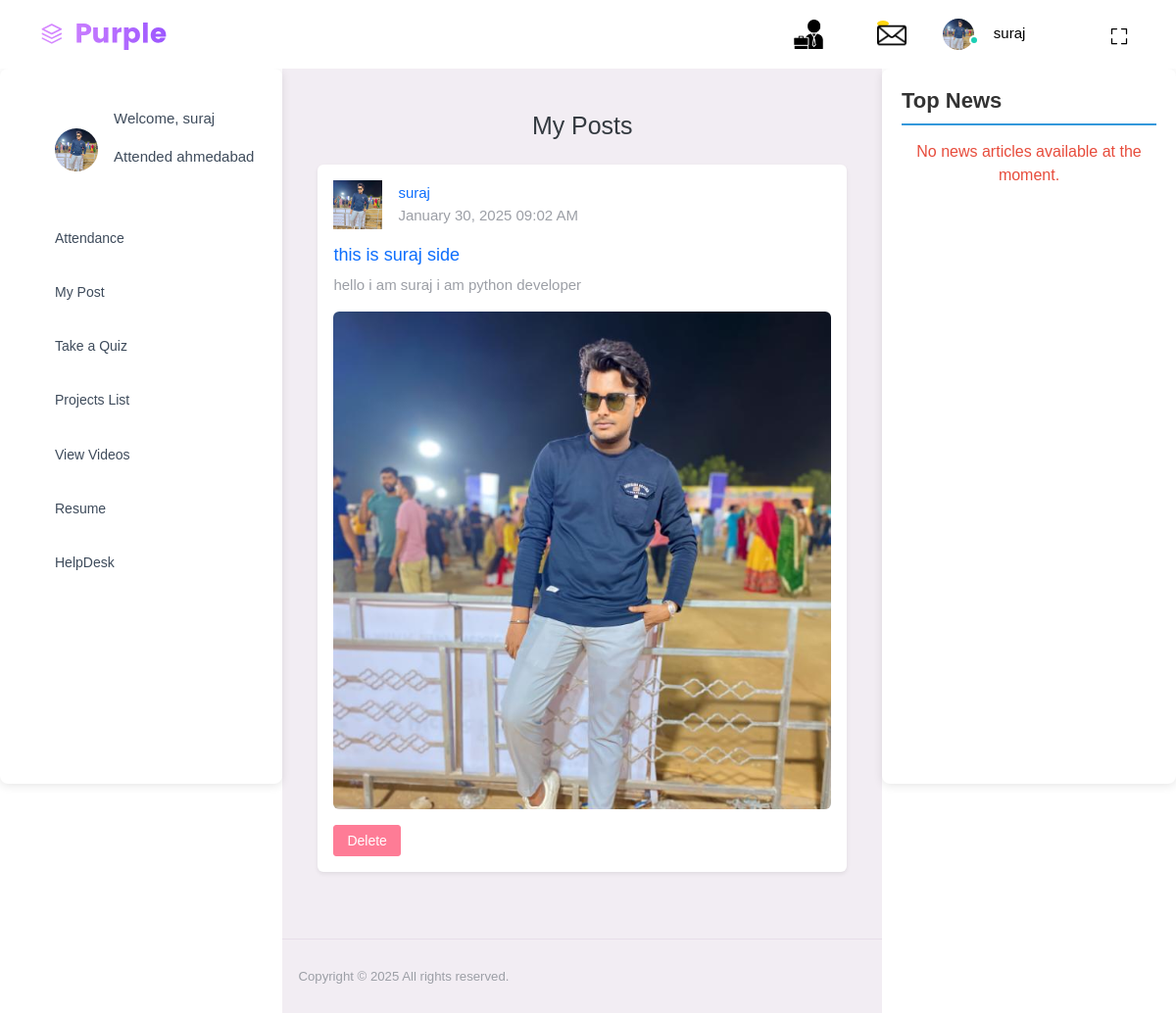
The app's page /my-posts/ (signed in), older data.
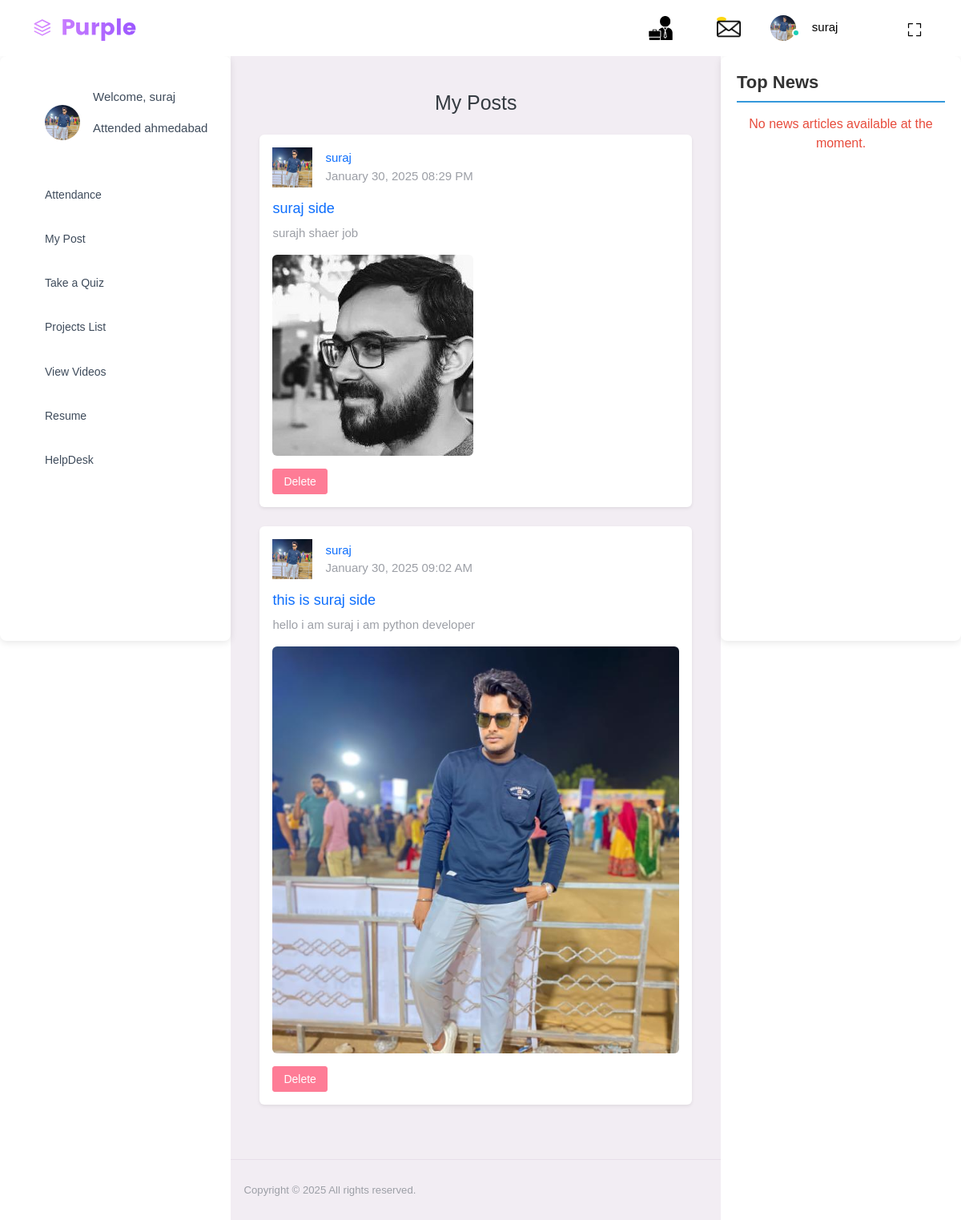
The same page, newer data.
### user_management/models.py (models this page shows, shortened)
class CustomUser(AbstractUser):
    role = models.CharField(max_length=50, choices=[('Admin', 'Admin'), ('User', 'User')])
    education = models.CharField(max_length=100, null=True, blank=True)
    college_name = models.CharField(max_length=255, null=True, blank=True)
    address = models.CharField(max_length=255, null=True, blank=True)
    sex = models.CharField(max_length=10, choices=[('Male', 'Male'), ('Female', 'Female'), ('Other', 'Other')], null=True, blank=True)
    screenshot = models.ImageField(upload_to='screenshots/', null=True, blank=True)
    profile_pic = models.ImageField(upload_to='profile_pic/', null=True, blank=True)
    is_approved = models.BooleanField(default=False)
    created_at = models.DateTimeField(auto_now_add=True,null=True, blank=True)

class BlogPost(models.Model):
    user = models.ForeignKey(settings.AUTH_USER_MODEL, on_delete=models.CASCADE, null=True)
    title = models.CharField(max_length=200)
    description = models.TextField()
    created_at = models.DateTimeField(auto_now_add=True)
    blog_image = models.ImageField(upload_to='blog_img/', null=True, blank=True)
    is_active = models.BooleanField(default=True)  # Make the post visible to everyone
    likes = models.ManyToManyField(settings.AUTH_USER_MODEL, related_name='liked_posts', blank=True)
    dislikes = models.ManyToManyField(settings.AUTH_USER_MODEL, related_name='disliked_posts', blank=True)
    class Meta:
        ordering = ['-created_at']  # Show latest posts first

### user_management/views.py (the view)
# urls.py: path('my-posts/', views.my_posts, name='my_posts'),
def my_posts(request):
    user_posts = BlogPost.objects.filter(user=request.user).order_by('-created_at')
    return render(request, 'user_management/my-posts.html', {
        'user_posts': user_posts,  # Pass user's posts to the template
    })

### user_management/context_processors.py (called while the page is built)
def get_news(request):
    url = 'https://newsapi.org/v2/top-headlines?country=us&apiKey=1dc725c4b44746cbba9103a3d479147f'
    response = requests.get(url)
    if response.status_code == 200:
        news_data = response.json()
        articles = news_data.get('articles', [])
    else:
        articles = []
    return {'articles': articles}

### user_management/templates/user_management/my-posts.html (shortened to what this page needs)
{% extends "user_management/base.html" %}
{% block content %}
  <div class="home-container">
    <h3 class="text-center mb-4">My Posts</h3>
    <div class="posts-list">
      {% for post in user_posts %}
        <div class="row mb-4">
          <div class="col-12">
            <div class="post-item shadow-sm p-3 bg-white rounded">
              <div class="d-flex align-items-center mb-3">
                <div class="post-user-avatar">
                  {% if post.user.profile_pic %}
                    <img src="{{ post.user.profile_pic.url }}" height="50px" alt="{{ post.user.username }}" class="avatar-img">
                  {% else %}
                    <span class="avatar-placeholder">{{ post.user.username|slice:":1" }}</span>
                  {% endif %}
                </div>
                <div class="ms-3">
                  <p class="mb-0 text-primary"><a href="{% url 'user_profile' post.user.username %}">{{ post.user.username }}</a></p>
                  <p class="mb-0 text-muted">{{ post.created_at|date:"F d, Y h:i A" }}</p>
                </div>
              </div>
              <h4 class="post-title text-dark">
                <a href="{% url 'post_detail' post.id %}">{{ post.title }}</a>
              </h4>
              <p class="post-description text-muted">{{ post.description|truncatewords:30 }}</p>
              {% if post.blog_image %}
                <div class="post-image mb-3">
                  <img src="{{ post.blog_image.url }}" alt="{{ post.title }}" class="img-fluid rounded">
                </div>
              {% endif %}
              <form action="{% url 'delete_post' post.id %}" method="post" onsubmit="return confirm('Are you sure you want to delete this post?');">
                <button type="submit" class="btn btn-danger btn-sm">Delete</button>
              </form>
            </div>
          </div>
        </div>
      {% empty %}
        <p class="no-posts text-center">You haven't shared any posts yet. Create one now!</p>
      {% endfor %}
    </div>
  </div>
{% endblock %}

### user_management/templates/user_management/base.html (shortened to what this page needs)
{% load static %}
<!DOCTYPE html>
<html lang="en">
  <head>
    <link rel="stylesheet" href="{% static 'css/materialdesignicons.min.css' %}">
    <link rel="stylesheet" href="{% static 'css/themify-icons.css' %}">
    <link rel="stylesheet" href="{% static 'css/vendor.bundle.base.css'%} ">
    <link rel="stylesheet" href="{% static 'css/font-awesome.min.css'%} ">
    <link rel="stylesheet" href="{% static 'css/style.css'%}">
  </head>
  <body>
    <div class="container-scroller">
      <nav class="navbar default-layout-navbar col-lg-12 col-12 p-0 fixed-top d-flex flex-row">
        <div class="text-center navbar-brand-wrapper d-flex align-items-center justify-content-start">
          <a class="navbar-brand brand-logo" href="{% url 'dashboard' %}"><img src="{% static 'images/logo.svg'%}" alt="logo" /></a>
        </div>
        <div class="navbar-menu-wrapper d-flex align-items-stretch">
          <ul class="navbar-nav navbar-nav-right">
            <li class="nav-item d-none d-lg-block full-screen-link">
              <a class="nav-link" href="{% url 'jobs_by_area' %}">
                <img width="50px" src="/static/images/jobs4.jpg">
              </a>
            </li>
            <li class="nav-item dropdown">
              <a class="nav-link count-indicator dropdown-toggle" id="messageDropdown" href="#" data-bs-toggle="dropdown" aria-expanded="false">
                <span class="count-symbol bg-warning">
                  <img width="30px" src="{% static 'images/sms.png'%}">
                </span>
              </a>
            </li>
            <li class="nav-item nav-profile dropdown">
              <a class="nav-link dropdown-toggle" id="profileDropdown" href="#" data-bs-toggle="dropdown" aria-expanded="false">
                <div class="nav-profile-img">
                  {% if request.user.profile_pic %}
          <img src="{{ request.user.profile_pic.url }}" alt="profile" />
        {% else %}
          <img src="{% static 'images/faces/face1.jpg' %}" alt="default profile" />
        {% endif %}
                  <span class="availability-status online"></span>
                </div>
                <div class="nav-profile-text">
                  <p class="mb-1 text-black">{{ request.user.username }}</p>
                </div>
              </a>
            </li>
            <li class="nav-item d-none d-lg-block full-screen-link">
              <a class="nav-link">
                <i class="mdi mdi-fullscreen" id="fullscreen-button">
                  <img width="20px" src="{% static 'images/fullscreen.svg'%}">
                </i>
              </a>
            </li>
          </ul>
        </div>
      </nav>
      <div class="container-fluid page-body-wrapper">
        {% include 'user_management/sidebar.html' %}
        <div class="main-panel">
          <div class="content-wrapper">
            <main>
                {% block content %}{% endblock %}
            </main>
          </div>
          <footer class="footer">
            <div class="d-sm-flex justify-content-center justify-content-sm-between">
              <span class="text-muted text-center text-sm-left d-block d-sm-inline-block">Copyright © 2025 All rights reserved.</span>
            </div>
          </footer>
        </div>
        <div>
            {% include 'user_management/newsapi.html' %}
        </div>
      </div>
    </div>
  </body>
</html>

### user_management/templates/user_management/sidebar.html (shortened to what this page needs)
{% load static %}
<nav class="sidebar sidebar-offcanvas" id="sidebar">
    <ul class="nav">
      <li class="nav-item nav-profile">
        <a href="{% url 'user_profile' request.user.username %}" class="nav-link">
          <div class="nav-profile-image">
            {% if request.user.profile_pic %}
          <img src="{{ request.user.profile_pic.url }}" alt="profile" />
        {% else %}
          <img src="{% static 'images/faces/face1.jpg' %}" alt="default profile" />
        {% endif %}
          </div>
          <div class="nav-profile-text d-flex flex-column">
            <span class="font-weight-bold mb-2">{% if request.user.is_authenticated %}
                <p>Welcome, {{ request.user.username }}</p>
                <p>Attended {{ request.user.college_name }}</p>
                {% endif %}
            </span>
          </div>
          <i class="mdi mdi-bookmark-check text-success nav-profile-badge"></i>
        </a>
      </li>
      {% if not request.user.is_superuser %}
      <li class="nav-item">
        <a class="nav-link collapsed" data-bs-toggle="collapse" href="#ui-basic" aria-expanded="false" aria-controls="ui-basic">
          <span class="menu-title">Attendance</span>
          <i class="menu-arrow"></i>
          <i class="mdi mdi-crosshairs-gps menu-icon"></i>
        </a>
      </li>
      <li class="nav-item">
        <a class="nav-link" href="{% url 'my_posts' %}">
          <span class="menu-title">My Post</span>
          <i class="mdi mdi-home menu-icon"></i>
        </a>
      </li>
      <li class="nav-item">
        <a class="nav-link" href="{% url 'quiz_list' %}">
          <span class="menu-title">Take a Quiz</span>
          <i class="mdi mdi-home menu-icon"></i>
        </a>
      </li>
      <li class="nav-item">
        <a class="nav-link" href="{% url 'list_projects' %}">
          <span class="menu-title">Projects List</span>
          <i class="mdi mdi-home menu-icon"></i>
        </a>
      </li>
      <li class="nav-item">
        <a class="nav-link" href="{% url 'view_videos' %}">
          <span class="menu-title">View Videos</span>
          <i class="mdi mdi-home menu-icon"></i>
        </a>
      </li>
      <li class="nav-item">
        <a class="nav-link collapsed" data-bs-toggle="collapse" href="#ui-resume" aria-expanded="false" aria-controls="ui-resume">
          <span class="menu-title">Resume</span>
          <i class="menu-arrow"></i>
          <i class="mdi mdi-crosshairs-gps menu-icon"></i>
        </a>
      </li>
      <li class="nav-item">
        <a class="nav-link" href="{% url 'send_message' %}">
          <span class="menu-title">HelpDesk</span>
          <i class="mdi mdi-home menu-icon"></i>
        </a>
      </li>
      {% endif %}
    </ul>
  </nav>

### user_management/templates/user_management/newsapi.html (shortened to what this page needs)
<div class="sidebar">
    <h3 class="sidebar-title">Top News</h3>
    {% if articles %}
        <div class="news-list">
            {% for article in articles %}
                <div class="news-item">
                    <h5 class="news-title"><a href="{{ article.url }}" target="_blank">{{ article.title }}</a></h5>
                </div>
            {% endfor %}
        </div>
    {% else %}
        <p class="no-news">No news articles available at the moment.</p>
    {% endif %}
</div>

### user_management/templates/user_management/newsapi.html (style rules this page uses)
.sidebar { width: 300px; padding: 20px; border-radius: 8px; box-shadow: 0 2px 10px rgba(0, 0, 0, 0.1); top: 20px; right: 20px; height: auto; max-height: 80vh; overflow-y: auto; }
.sidebar-title { font-size: 22px; font-weight: bold; color: #333; margin-bottom: 15px; border-bottom: 2px solid #3498db; padding-bottom: 10px; }
.no-news { font-size: 16px; color: #e74c3c; text-align: center; }
a { text-decoration: none; }

Row changes from the older to the newer data that the page shows:
added BlogPost: user.profile_pic (picture), user.username "suraj", created_at "January 30, 2025 08:29 PM", title "suraj side", description "surajh shaer job", blog_image (picture)
